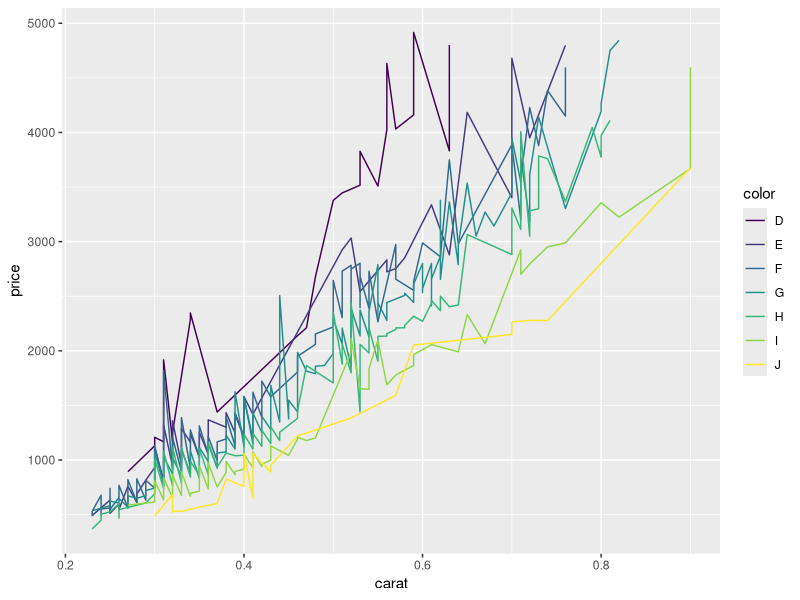
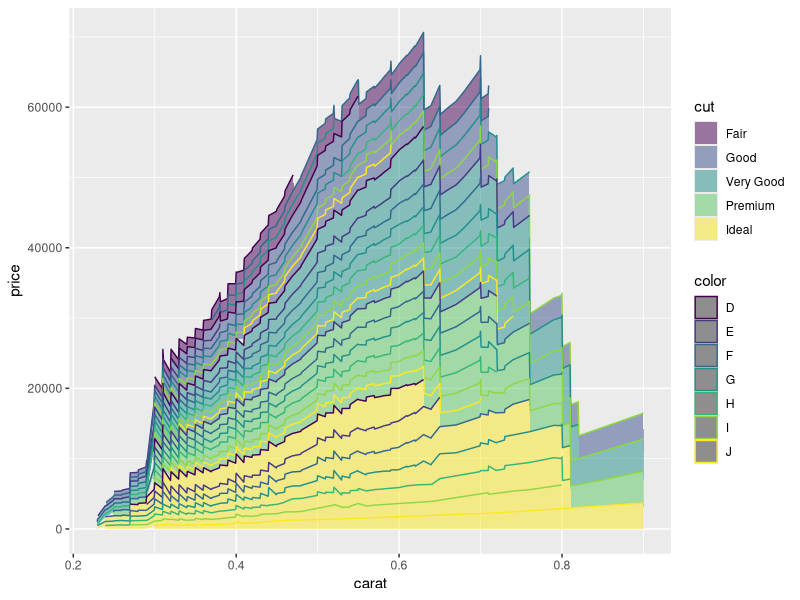
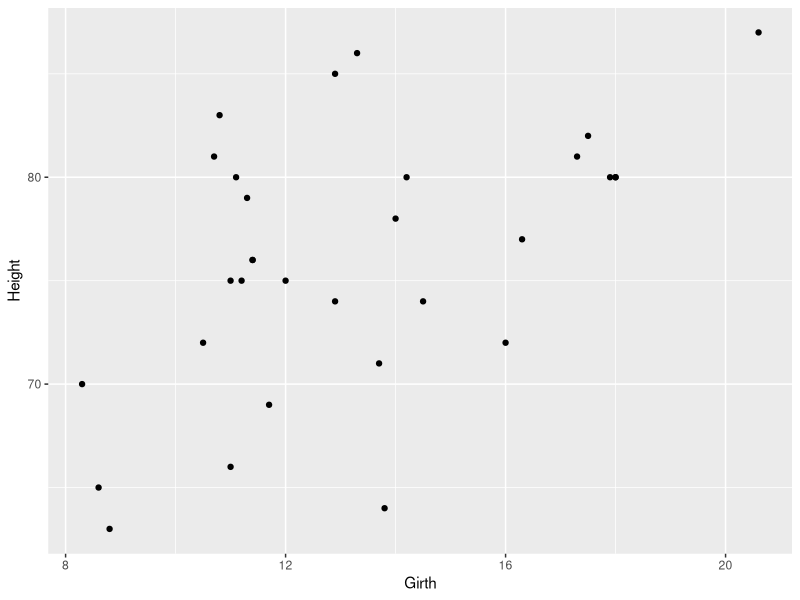
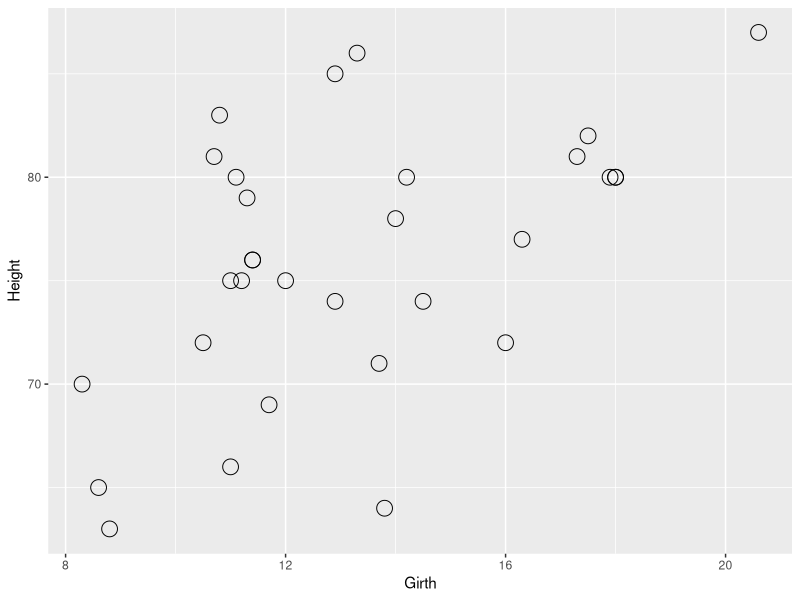
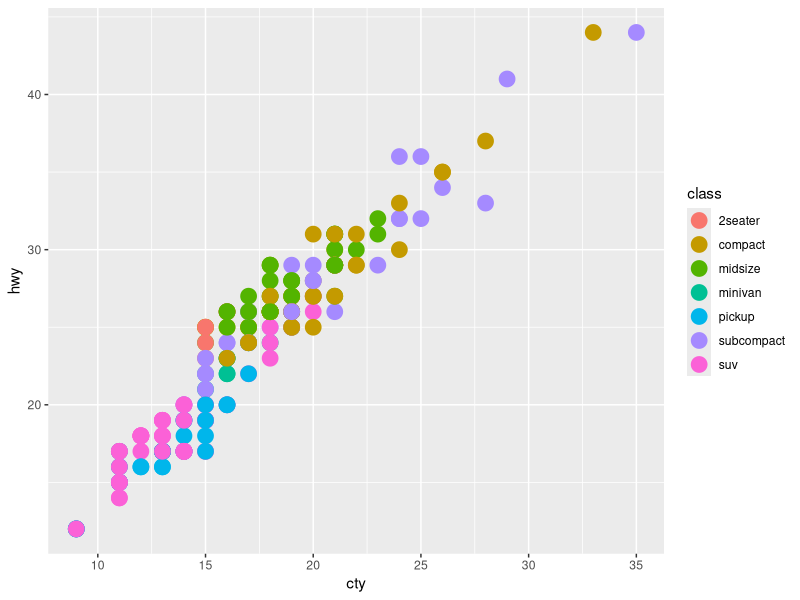
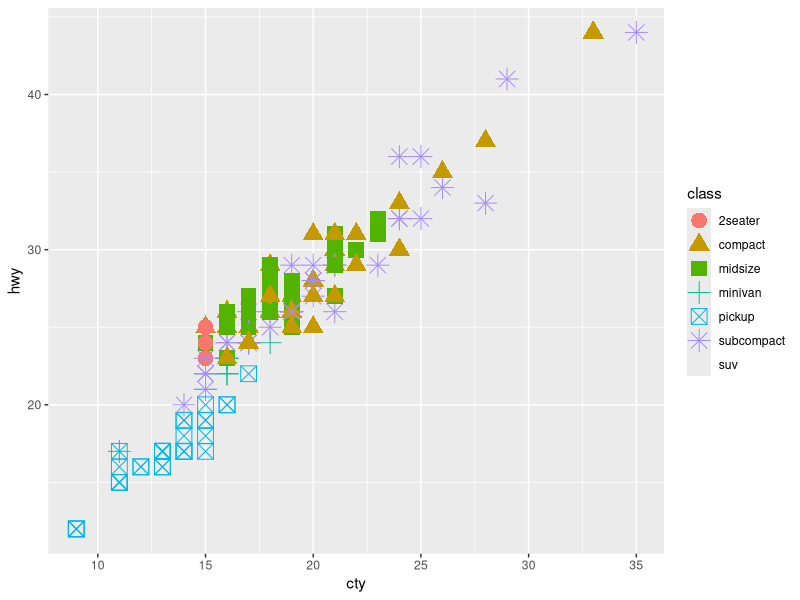
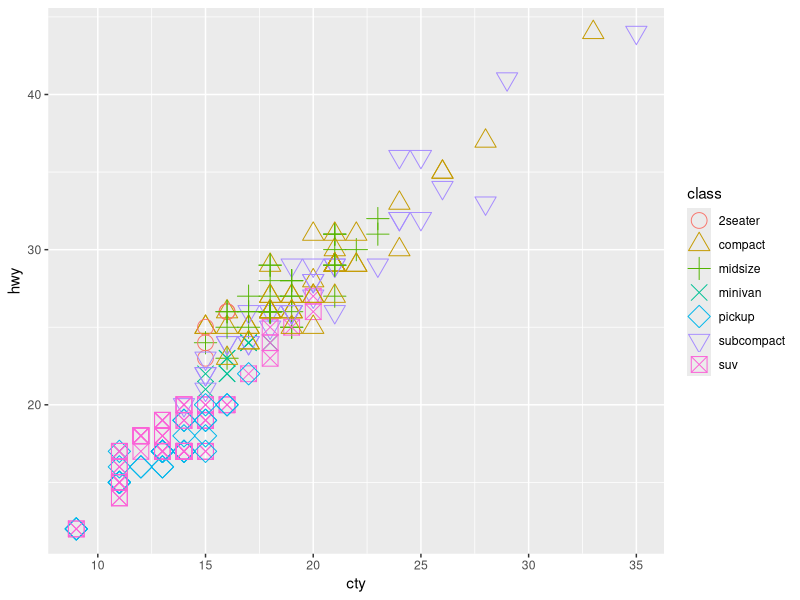
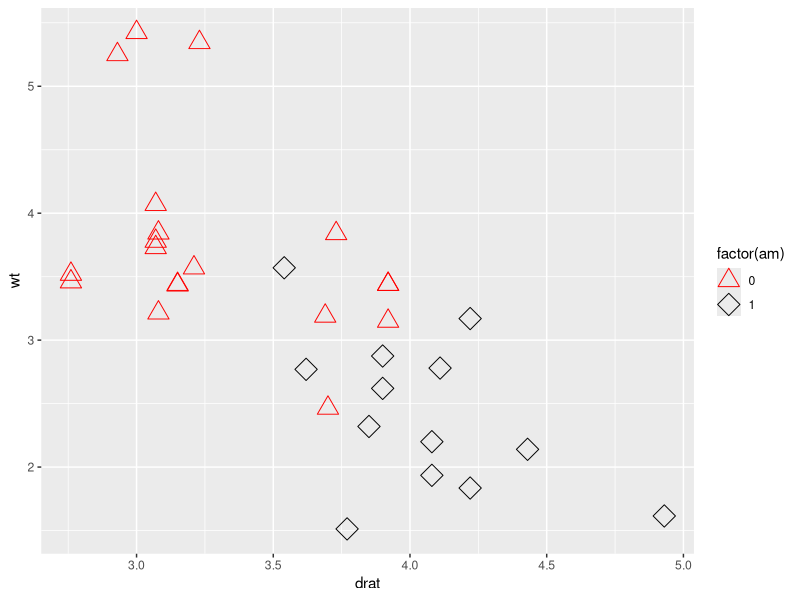

These charts were generated, in order, by the following R code:
library(ggplot2)
diamonds
data<-subset(diamonds,subset=(carat<1 & price<=5000 & clarity=='IF'))
ggplot(data,aes(x=carat,y=price,color=color))+geom_line()

ggplot(data,aes(x=carat,y=price,color=color))+
  geom_area(aes(fill=cut),alpha=0.5)

################################
trees
# scatter plot
ggplot(trees,aes(x=Girth,y=Height))+geom_point()

# default shape is 16, default size is 2
ggplot(trees,aes(x=Girth,y=Height))+geom_point(shape=21,size=5)

# group based on 3 variable
ggplot(mpg,aes(x=cty,y=hwy,color=class))+geom_point(shape=19,size=5)
ggplot(mpg,aes(x=cty,y=hwy,color=class,shape=class))+geom_point(size=5)
ggplot(mpg,aes(x=cty,y=hwy,color=class,shape=class))+geom_point(size=5)+scale_shape_manual(values=1:7)
ggplot(mtcars,aes(x=drat,y=wt,shape=factor(am),color=factor(am)))+
  geom_point(size=5)+
  scale_shape_manual(values=c(2,5))+
  scale_color_manual(values=c('red','black'))
ggplot(mtcars,aes(x=drat,y=wt,shape=factor(am),color=factor(am),fill=factor(am)))+
  geom_point(size=5)+
  scale_shape_manual(values=c(2,5))+
  scale_color_manual(values=c('red','black'))+
  scale_fill_manual(values=c('black','red'))

# if 3 variable is continuous(use=fill)
ggplot(mpg,aes(x=cty,y=hwy,color=displ))+geom_point()
ggplot(mpg,aes(x=cty,y=hwy,size=displ))+geom_point()

ggplot(mtcars,aes(x=drat,y=wt,fill=factor(qsec)))+
  geom_point(shape=21,color='blue',size=4,alpha=0.5)

ggplot(mtcars,aes(x=drat,y=wt,fill=qsec))+
  geom_point(shape=21,fill='blue',color='blue',alpha=0.5)

ggplot(mtcars,aes(x=drat,y=wt,fill=qsec))+
  geom_point(shape=21,color='blue',size=4,alpha=0.5)

# overplotting
ggplot(diamonds,aes(x=carat,y=price))+geom_point()
ggplot(diamonds,aes(x=carat,y=price))+geom_point(alpha=0.1)

ggplot(Loblolly,aes(x=age,y=height))+geom_point()
ggplot(Loblolly,aes(x=age,y=height))+geom_point(position=position_jitter(width = 0.3,height = 0.2))
## when the data in a same point, position_jitter can resolute the data.

# adding fitted lines
ggplot(trees,aes(x=Girth,y=Height))+geom_point()+
  geom_smooth(method=lm)# 95%
ggplot(trees,aes(x=Girth,y=Height))+geom_point()+
  geom_smooth(method=lm,level=0.99)
ggplot(trees,aes(x=Girth,y=Height))+geom_point()+
  geom_smooth(method=lm,se=FALSE)

# y=62.013+1.054x
txt="italic(y)==62.013+1.054*italic(x)"
ggplot(trees,aes(x=Girth,y=Height))+geom_point()+
  geom_smooth(method=lm)+
  annotate('text',label=txt,x=18,y=65,parse=TRUE)

ggplot(trees,aes(x=Girth,y=Height))+geom_point()+
  geom_smooth()# locally weighted polynomial curve

# adding marginal rugs
ggplot(faithful,aes(x=eruptions,y=waiting))+geom_point()
ggplot(faithful,aes(x=eruptions,y=waiting))+geom_point()+geom_rug()
ggplot(faithful,aes(x=eruptions,y=waiting))+geom_point()+geom_rug(color='blue',size=2)

# adding labels
car<-rownames(mtcars)
new<-data.frame(car,mtcars)
ggplot(new,aes(x=drat,y=wt))+geom_point()+
  geom_text(aes(label=car),size=3,vjust=1,hjust=0.5)
